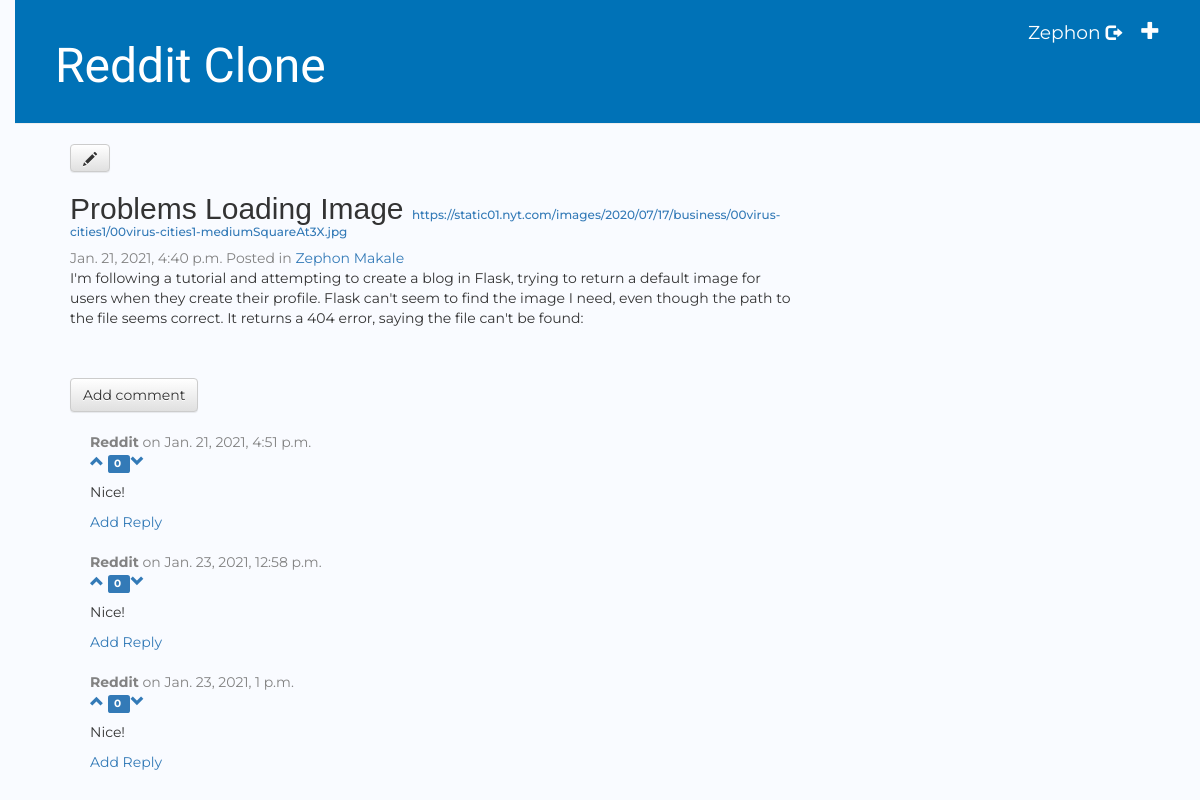
/post/ad2d814a-1caa-4daa-b472-1ee10dcf7c98/ (signed in), run on the app's committed database.
### reddit/models.py (models this page shows, shortened)
class Votable(BaseModel):
    upvote_count = models.PositiveIntegerField(default=0)
    downvote_count = models.PositiveIntegerField(default=0)
    class Meta: abstract = True
    def get_user_vote(self, user):
        if not user or not user.is_authenticated: return None
        uv = UserVote.get_or_none(voter=voter, object_id = self.eid)
        if not uv: return None
        if uv.vote_type == UserVote.UP_VOTE: return 1
        else: return -1
    def get_score(self):
        return self.upvote_count - self.downvote_count

class Post(Votable):
    title = models.CharField(max_length=200)
    submitter = models.ForeignKey(settings.AUTH_USER_MODEL, related_name='posts_submitted', on_delete=models.CASCADE)
    url = models.URLField('URL', max_length=200, null=True, blank=True)
    text = models.TextField(blank=True, null=True)
    comment_count = models.PositiveIntegerField(default=0)
    def children(self):
        return self.comments.filter(parent=None)

class BaseModel(models.Model):
    eid = models.UUIDField(primary_key=True, default=uuid.uuid4, editable=False)
    date_created = models.DateTimeField(auto_now_add=True, db_index=True)
    class Meta: abstract = True

class SubReddit(BaseModel):
    name = models.CharField(max_length=200)
    posts = models.ManyToManyField('Post', related_name='subreddits', blank=True, through='SubRedditPost')
    cover_image_url = models.URLField('Cover Image URL', max_length=200, blank=True, null=True )
    moderators = models.ManyToManyField(settings.AUTH_USER_MODEL, related_name='subreddits_moderated')

class Comment(Votable):
    post = models.ForeignKey(Post, related_name='comments', on_delete=models.CASCADE)
    author = models.ForeignKey(settings.AUTH_USER_MODEL, related_name='comments_authored', on_delete=models.CASCADE)
    text = models.TextField()
    parent = models.ForeignKey('self', related_name='children', null=True, blank=True, on_delete=models.CASCADE)

### reddit/views.py (the view)
# urls.py: path('post/<uuid:pk>/', views.post_detail, name='post_detail'),
def post_detail(request, pk):
    post = get_object_or_404(Post, pk=pk)
    return render(request, 'reddit/post_detail.html', {'post': post})

### reddit/templatetags/filters.py (called while the page is built)
@register.filter
def user_has_voted(el, user):
    return el.get_user_vote(user)

### templates/reddit/post_detail.html
{% extends 'reddit/base.html' %}
{% block content %}
    <div class="post">
        {% if user.is_authenticated %}
            <a class="btn btn-default" href="{% url 'post_edit' pk=post.pk %}"><span class="glyphicon glyphicon-pencil"></span></a>
        {% endif %}
        <h2>{{ post.title }}
            {% if post.url %}
                <span class="url"><a href="{{post.url}}">{{post.url}}</a>
            {% endif %}
        </h2>
        <div class="date">
            {{ post.date_created }}
            {% include "reddit/subs_posted.html" with post=post %}
        </div>
        <p>{{ post.text|linebreaksbr }}</p>
    </div>
    <a class="btn btn-default" href="{% url 'add_comment_to_post' pk=post.pk%}">Add comment</a>
    {% if post.comment_count > 0 %}
        {% include "reddit/comment.html" with comments=post.children.all %}
    {% else %}
        <p>Be the first one to comment!</p>
    {% endif %}
{% endblock %}

### templates/reddit/base.html (shortened to what this page needs)
{% load static %}
<html>
    <head>
        <link rel="stylesheet" href="https://cdn.jsdelivr.net/npm/bootstrap@4.6.0/dist/css/bootstrap.min.css">
        <link rel="stylesheet" href="//maxcdn.bootstrapcdn.com/bootstrap/3.2.0/css/bootstrap.min.css">
        <link rel="stylesheet" href="//maxcdn.bootstrapcdn.com/bootstrap/3.2.0/css/bootstrap-theme.min.css">
        <link rel="stylesheet" href="{% static 'css/reddit.css' %}">
    </head>
    <body>
        <div class="page-header">
            {% if user.is_authenticated %}
                <a href="{% url 'post_new' %}" class="top-menu"><span class="glyphicon glyphicon-plus"></span></a>
                <p class="top-menu">{{ user.username }} <small><a class="glyphicon glyphicon-log-out logout" href="{% url 'logout' %}"></a></small></p>
            {% else %}
                <a href="{% url 'login' %}" class="top-menu"><span class="glyphicon glyphicon-lock"></span></a>
            {% endif %}
            <h1><a href="/">Reddit Clone</a></h1>
        </div>
        <div class="content container">
            <div class="row">
                <div class="col-md-8">
                {% block content %}
                {% endblock %}
                </div>
            </div>
        </div>
    </body>
</html>

### templates/reddit/subs_posted.html
{%if post.subreddits.count %}
    <span>Posted in</span>
    {% for sub in post.subreddits.all %}
        <a href="{% url 'sub_detail' pk=sub.pk %}">{{ sub.name }}</a>
    {% endfor %}
{%endif%}

### templates/reddit/comment.html (shortened to what this page needs)
{% block content %}
    {% for comment in comments %}
        <div class="comment">
            <div class="date"> <strong>{{ comment.author }}</strong> on {{ comment.date_created }}</div>
            {% include "reddit/vote.html" with el=comment %}
            <p>{{ comment.text|linebreaks }}</p>
            <a href="{% url 'add_reply_to_comment' pk=post.pk parent_pk=comment.pk %}">Add Reply</a>
        </div>
    {% endfor %}
{% endblock %}

### templates/reddit/vote.html
{% load filters %}
    <a class="glyphicon glyphicon-chevron-up"
        {% if el|user_has_voted:user == 1%}
            text-success
        {% else %}
            text-muted
        {% endif %}
            href="{% url 'upvote' pk=el.pk%}">
    </a>
    <span class="label label-primary">
        {{ el.get_score }}
    </span>
    <a class="glyphicon glyphicon-chevron-down"
        {% if el|user_has_voted:user == -1 %}
            text-success
        {% else %}
            text-muted
        {% endif %}
            href="{% url 'downvote' pk=el.pk %}">
    </a>

### reddit/static/css/reddit.css (style rules this page uses)
* { font-family: 'Montserrat', sans-serif; }
body { padding-left: 15px; background-color: #f9fbff; }
h1 a { color: #FCA205; font-family: 'Tangerine', cursive; }
.page-header { background-color: #0072b7; margin-top: 0; padding: 20px 20px 20px 40px; }
.page-header h1, .page-header h1 a, .page-header h1 a:visited, .page-header h1 a:active { color: #ffffff; font-size: 36pt; text-decoration: none; }
.content { margin-left: 40px; }
h1, h2, h3, h4 { font-family: 'Helvetica'; }
.date { color: #828282; }
.top-menu, .top-menu:hover, .top-menu:visited { color: #ffffff; float: right; font-size: 14pt; margin-right: 20px; }
.post { padding-bottom: 40px; }
.url { font-size: .4em; }
.comment { margin: 20px; }
.logout { color: #fff; }

### data on the page
Post: title "Problems Loading Image", url "https://static01.nyt.com/images/2020/07/17/business/00virus-cities1/00virus-cities1-mediumSquareAt3X.jpg", date_created "Jan. 21, 2021, 4:40 p.m.", text "I'm following a tutorial and attempting to create a blog in Flask, trying to return a default image for users when they create their profile. Flask can't seem to find the image I need, even though the path to the file seems correct. It returns a 404 error, saying the file can't be found:"
SubReddit: name "Zephon Makale"
Comment: author "Reddit", date_created "Jan. 21, 2021, 4:51 p.m.", get_score "0", text "Nice!"
Comment: author "Reddit", date_created "Jan. 23, 2021, 12:58 p.m.", get_score "0", text "Nice!"
Comment: author "Reddit", date_created "Jan. 23, 2021, 1 p.m.", get_score "0", text "Nice!"

### other printed values
{{ user.username }} "Zephon"
